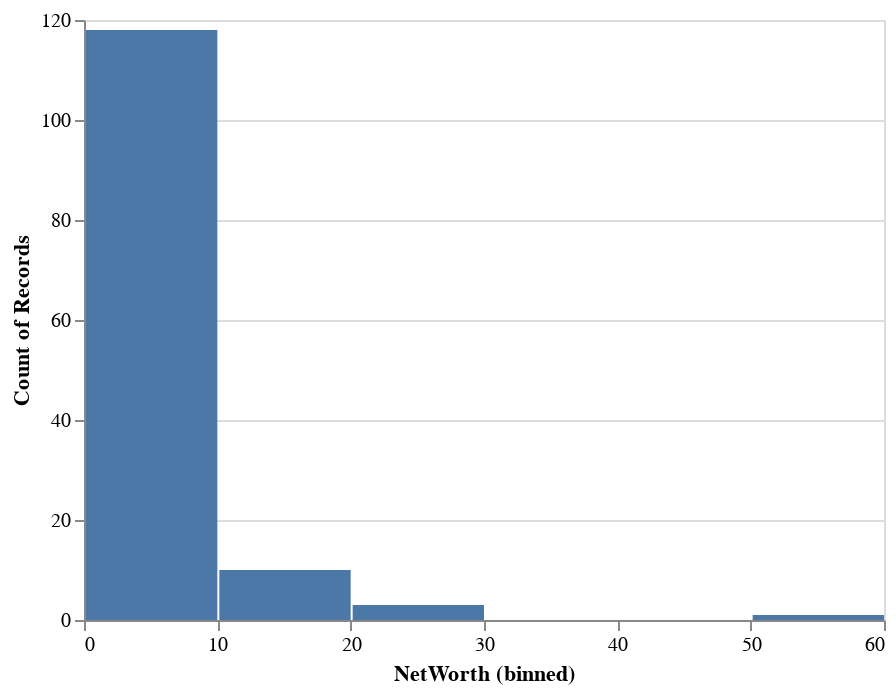

Write notebook code for a chart like this one.
### Code cell
alt.Chart(forbes_billionaires[IsDoctor]).mark_bar().encode(alt.X("NetWorth", bin=True), y='count()',)

### Figure 1 — Vega-Lite specification as saved in the notebook (floating-point values rounded to 4 significant figures; data arrays with more than 128 entries replaced by an {"elided": "..."} marker saying what was removed)
{"config": {"view": {"continuousWidth": 400, "continuousHeight": 300}}, "data": {"name": "data-3cf5a7202ce76e8bdee5999a1300e746"}, "mark": "bar", "encoding": {"x": {"bin": true, "field": "NetWorth", "type": "quantitative"}, "y": {"aggregate": "count", "type": "quantitative"}}, "$schema": "https://vega.github.io/schema/vega-lite/v4.17.0.json", "datasets": {"data-3cf5a7202ce76e8bdee5999a1300e746": {"elided": "132 records"}}}
